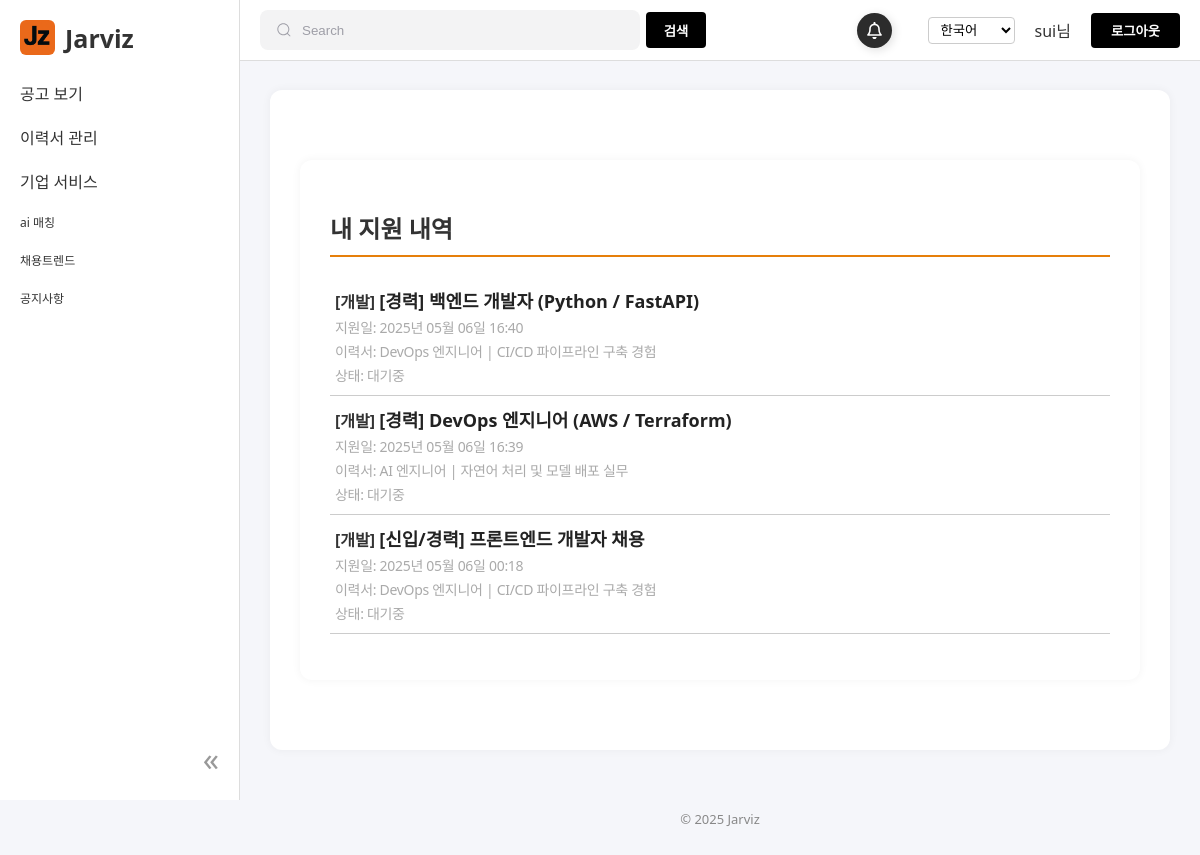
/applications/ (signed in), run on the app's committed database.
### accounts/models.py (models this page shows, shortened)
class UserAccount(AbstractBaseUser, PermissionsMixin):
    username = models.CharField(max_length=30, unique=True)
    email = models.EmailField()
    full_name = models.CharField(max_length=100, blank=True, null=True)
    is_company = models.BooleanField(default=False)
    company_name = models.CharField(max_length=100, blank=True, null=True)
    contact_person = models.CharField(max_length=50, blank=True, null=True)
    phone_number = models.CharField(max_length=20, blank=True, null=True)
    company_website = models.URLField(blank=True, null=True)
    is_active = models.BooleanField(default=True)
    is_staff = models.BooleanField(default=False)
    groups = models.ManyToManyField(
        Group,
        related_name='useraccount_groups',
        blank=True
    )
    user_permissions = models.ManyToManyField(
        Permission,
        related_name='useraccount_permissions',
        blank=True
    )
    objects = UserAccountManager()
    USERNAME_FIELD = 'username'
    REQUIRED_FIELDS = ['email']

### workhub/models.py (models this page shows, shortened)
class Application(models.Model):
    STATUS_CHOICES = [
        ('pending', '대기중'),
        ('reviewed', '검토중'),
        ('accepted', '합격'),
        ('rejected', '불합격'),
    ]
    user = models.ForeignKey(
        settings.AUTH_USER_MODEL,
        on_delete=models.CASCADE,
        related_name='applications'
    )
    resume = models.ForeignKey(
        Resume,
        on_delete=models.CASCADE,
        related_name='applications'
    )
    job = models.ForeignKey(
        JobPost,
        on_delete=models.CASCADE,
        related_name='applications'
    )
    cover_letter = models.TextField(blank=True)
    status = models.CharField(max_length=20, choices=STATUS_CHOICES, default='pending')
    applied_at = models.DateTimeField(auto_now_add=True)
    class Meta:
        unique_together = ('resume', 'job')
        ordering = ['-applied_at']

class JobPost(models.Model):
    employer = models.ForeignKey(
        User,
        on_delete=models.CASCADE,
        limit_choices_to={'is_company': True},
        related_name='workhub_jobposts'
    )
    title = models.CharField(max_length=200)
    description = models.TextField()
    category = models.CharField(max_length=20, choices=CATEGORY_CHOICES)
    salary = models.CharField(max_length=100)
    deadline = models.DateField()
    created_at = models.DateTimeField(auto_now_add=True)
    location = models.CharField(max_length=100, choices=LOCATION_CHOICES, default='seoul')
    experience = models.CharField(max_length=20, choices=EXPERIENCE_CHOICES, default='entry')
    education = models.CharField(max_length=20, choices=EDUCATION_CHOICES, default='bachelor')
    tech_stack = models.ManyToManyField(TechStack, blank=True)
    views = models.PositiveIntegerField(default=0)  # 조회수
    applicants = models.PositiveIntegerField(default=0)  # 지원자 수
    class Meta:
        ordering = ['-created_at']

class Resume(models.Model):
    user = models.ForeignKey(User, on_delete=models.CASCADE)
    title = models.CharField(max_length=200)
    content = models.TextField()
    uploaded_file = models.FileField(upload_to='resumes/%Y/%m/%d/', blank=True, null=True)
    experience = models.CharField(max_length=20, choices=EXPERIENCE_CHOICES, default='entry')
    education = models.CharField(max_length=20, choices=EDUCATION_CHOICES, default='bachelor')
    preferred_location = models.CharField(max_length=20, choices=LOCATION_CHOICES, default='seoul')
    category = models.CharField(max_length=20, choices=CATEGORY_CHOICES)
    tech_stack = models.ManyToManyField(TechStack, blank=True)
    preferred_location = models.CharField(
        max_length=20,
        choices=LOCATION_CHOICES,
        default='seoul',
        verbose_name='근무 가능 지역'
    )
    created_at = models.DateTimeField(auto_now_add=True)

### workhub/views.py (the view)
# urls.py: path('applications/', MyApplicationsView.as_view(), name='my_applications'),
class MyApplicationsView(LoginRequiredMixin, ListView):
    model = Application
    template_name = 'user/my_applications.html'
    context_object_name = 'applications'
    def get_queryset(self):
        return Application.objects.select_related('job', 'resume').filter(user=self.request.user).order_by('-applied_at')

### workhub/context_processors.py (called while the page is built)
def latest_job_post(request):
    if request.user.is_authenticated and request.user.is_company:
        latest_job = JobPost.objects.filter(employer=request.user).order_by('-created_at').first()
        return {'latest_job': latest_job}
    return {}

### templates/user/my_applications.html (shortened to what this page needs)
{% extends "base.html" %}
{% load static %}
{% block content %}
<link rel="stylesheet" href="{% static 'css/resume.css' %}">
<div class="resume-container">
  <h2 class="resume-title">내 지원 내역</h2>
  {% if applications %}
    <ul class="resume-list">
      {% for app in applications %}
        <li class="resume-list-item-line">
          <div class="resume-list-left">
            <strong>[{{ app.job.get_category_display }}]</strong>
            <a href="{% url 'workhub:public_job_detail' app.job.pk %}" class="resume-title-link">
              {{ app.job.title }}
            </a>
            <div class="resume-date">지원일: {{ app.applied_at|date:"Y년 m월 d일 H:i" }}</div>
            <div class="resume-date">이력서: {{ app.resume.title }}</div>
            <div class="resume-date">상태: {{ app.get_status_display }}</div>
          </div>
        </li>
      {% endfor %}
    </ul>
  {% else %}
    <p>지원한 공고가 없습니다.</p>
  {% endif %}
</div>
{% endblock %}

### templates/base.html (shortened to what this page needs)
{% load static %}
<!DOCTYPE html>
<html lang="ko">
<head>
  <link rel="stylesheet" href="{% static 'css/base.css' %}">
</head>
<body class="{% if user.is_authenticated and user.is_staff %}is-employer{% endif %}">
  <div class="sidebar">
    <div class="sidebar-header">
      <div class="sidebar-logo-container">
        <a href="/" class="sidebar-logo">
          <img src="{% static 'images/JZ.png' %}" alt="홈">
          <h2>Jarviz</h2>
        </a>
      </div>
    </div>
    <nav>
      <ul>
        <li class="dropdown">
          <div class="dropdown-toggle">공고 보기</div>
        </li>
        <li class="dropdown">
          <div class="dropdown-toggle">이력서 관리</div>
        </li>
        <li class="dropdown">
          <div class="dropdown-toggle">기업 서비스</div>
        </li>
        <li class="single-item">ai 매칭</li>
        <li class="single-item">채용트렌드</li>
        <li class="single-item">공지사항</li>
      </ul>
    </nav>
    <div class="sidebar-footer">
      <span class="sidebar-toggle" id="sidebarToggle">«</span>
    </div>
  </div>
  <div class="gnb">
    <div class="search-group">
      <input class="input" type="search" placeholder="Search" />
      <button type="submit" class="search-btn">검색</button>
    </div>
    <div class="user-menu">
      <button class="bell-button">
      </button>
      <form id="language-form" action="{% url 'set_language' %}" method="post" style="margin-left: 1rem;">
        <select name="language" onchange="document.getElementById('language-form').submit();" style="padding: 4px 8px; border: 1px solid #ccc; border-radius: 4px; background-color: #fff; color: #000;">
          <option value="ko" {% if LANGUAGE_CODE == 'ko' %}selected{% endif %}>한국어</option>
        </select>
      </form>
      {% if user.is_authenticated %}
        <span>{{ user.username }}님</span>
        <form method="post" action="{% url 'accounts:logout' %}" style="display:inline;">
          <button class="gnb-login-btn" onclick="location.href='{% url 'accounts:logout' %}'">로그아웃</button>
        </form>
      {% else %}
        <button type="button" class="gnb-login-btn" onclick="location.href='{% url 'accounts:login' %}'">로그인</button>
      {% endif %}
    </div>
  </div>
  <main class="main">
    <div class="container">
      {% block content %}{% endblock %}
    </div>
    <footer>
      <p>© 2025 Jarviz</p>
    </footer>
  </main>
</body>
</html>

### static/css/base.css (style rules this page uses)
body { margin: 0; font-family: 'Segoe UI', Tahoma, Geneva, Verdana, sans-serif; background-color: #f5f6fa; color: #333; }
.sidebar { position: fixed; top: 0; left: 0; width: 240px; height: 100vh; background-color: #ffffff; border-right: 1px solid #ddd; padding: 20px; box-sizing: border-box; transition: width 0.3s ease; z-index: 1001; }
.sidebar-logo-container { display: flex; align-items: center; justify-content: space-between; }
.sidebar-logo { display: flex; align-items: center; text-decoration: none; color: inherit; }
.sidebar-logo img { width: 35px; height: 35px; margin-right: 10px; border-radius: 6px; }
.sidebar h2 { font-size: 25px; margin: 0; }
.sidebar-toggle { font-size: 32px; cursor: pointer; color: #999; }
.sidebar ul { list-style: none; padding: 0; }
.sidebar li { padding: 10px 0; cursor: pointer; }
.sidebar li.single-item { font-size: 12px; }
.sidebar-footer { position: absolute; bottom: 20px; right: 20px; }
.gnb { position: fixed; top: 0; left: 240px; right: 0; height: 60px; background-color: #ffffff; border-bottom: 1px solid #ddd; display: flex; align-items: center; justify-content: space-between; padding: 0 20px; transition: left 0.3s ease; z-index: 1000; }
.search-group { display: flex; line-height: 28px; align-items: center; position: relative; max-width: 100%; gap: 6px; }
.input { width: 380px; height: 40px; line-height: 28px; padding: 0 1rem; padding-left: 2.5rem; border: 2px solid transparent; border-radius: 8px; outline: none; background-color: #f3f3f4; color: #0d0c22; transition: 0.3s ease; }
.input::placeholder { color: #9e9ea7; }
.icon { position: absolute; left: 1rem; fill: #9e9ea7; width: 1rem; height: 1rem; }
.search-btn { height: 36px; width: 60px; padding: 0 12px; background-color: black; color: #ffffff; font-weight: bold; border: none; border-radius: 4px; cursor: pointer; transition: background-color 0.3s ease, color 0.3s ease; }
.gnb .user-menu { display: flex; align-items: center; gap: 20px; }
.gnb-login-btn { padding: 8px 20px; background-color: black; color: #ffffff; font-weight: bold; border: none; border-radius: 4px; cursor: pointer; transition: background-color 0.3s ease, color 0.3s ease; }
.main { margin-left: 240px; margin-top: 60px; transition: margin-left 0.3s ease; padding: 30px; }
.container { max-width: 1200px; margin: 0 auto; background: #fff; padding: 30px; border-radius: 12px; box-shadow: 0 0 10px rgba(0,0,0,0.05); }
footer { text-align: center; color: #888; font-size: 13px; margin-top: 60px; }
.bell-button { width: 35px; height: 35px; position: relative; display: flex; align-items: center; justify-content: center; background-color: rgb(44, 44, 44); border-radius: 50%; cursor: pointer; transition-duration: .3s; box-shadow: 2px 2px 10px rgba(0, 0, 0, 0.13); border: none; overflow: visible; }
.bell { width: 17px ; height: 17px ; display: inline-block; }

### static/css/resume.css (style rules this page uses)
.resume-container { background: white; padding: 30px; border-radius: 12px; box-shadow: 0 0 10px rgba(0,0,0,0.05); max-width: 1100px; margin: 40px auto; }
.resume-title { font-size: 24px; margin-bottom: 20px; border-bottom: 2px solid rgb(230, 127, 10); padding-bottom: 10px; }
.resume-list { list-style: none; padding: 0; }
.resume-list-item-line { display: flex; justify-content: space-between; align-items: center; padding: 10px 5px; border-bottom: 1px solid #ccc; }
.resume-title-link { font-size: 18px; font-weight: bold; color: #222; text-decoration: none; }
.resume-date { font-size: 14px; color: #aaa; margin-top: 4px; letter-spacing: -0.3px; }

### data on the page
UserAccount: username "sui"
Application: job.category "개발", job "[경력] 백엔드 개발자 (Python / FastAPI)", applied_at "2025년 05월 06일 16:40", resume "DevOps 엔지니어 | CI/CD 파이프라인 구축 경험", status "대기중"
Application: job.category "개발", job "[경력] DevOps 엔지니어 (AWS / Terraform)", applied_at "2025년 05월 06일 16:39", resume "AI 엔지니어 | 자연어 처리 및 모델 배포 실무", status "대기중"
Application: job.category "개발", job "[신입/경력] 프론트엔드 개발자 채용", applied_at "2025년 05월 06일 00:18", resume "DevOps 엔지니어 | CI/CD 파이프라인 구축 경험", status "대기중"
